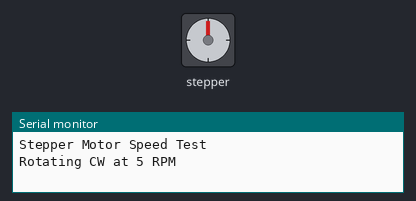
Bench run of a sketch on a simulated Arduino Uno, built with avr-gcc and run on an emulated ATmega328P. On the bench: stepper motor, the last lines printed to the serial monitor. Stepper angles assume 2048 steps per turn.

Above: at 0.15 s.
At 8.5 s:
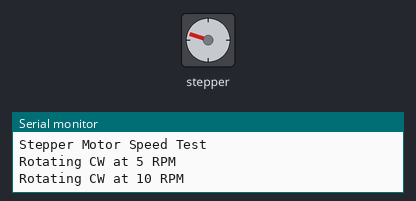
At 16.75 s:
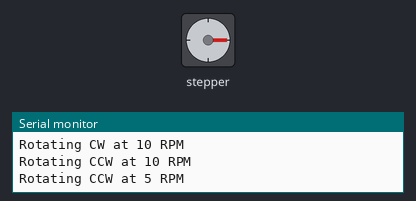
At 33.3 s:
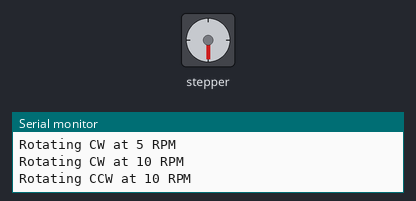
Timing chart, 0 to 40.0 s (numbered marks = the images above):
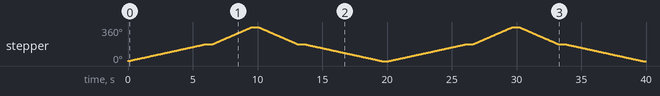

Measured:
- by itself, stepper: turns 180° clockwise in 6.0 s, then 180° clockwise in 3.0 s, then 180° counter-clockwise in 3.0 s, then 180° counter-clockwise in 6.0 s, and so on

The sketch:

eecit-exp-07-stepper-motor.ino
```cpp
// © 2025, Cognifront. Member of The IoT Kits Family.

//Experiment 7: Stepper Motor Control via Microcontroller

// Include the Stepper motor library
#include <Stepper.h>

// Define the number of steps per revolution for the stepper motor
// For a 28BYJ-48 stepper, it's typically 2048 steps per revolution (with gear reduction)
const int stepsPerRevolution = 2048;

// Create a Stepper object named myStepper
// Connected to digital pins 8, 9, 10, 11 (sequence matters!)
Stepper myStepper(stepsPerRevolution, 8, 10, 9, 11);

void setup() {
  // Start serial communication for debugging and monitoring
  Serial.begin(9600);
  Serial.println("Stepper Motor Speed Test"); // Initial message
}

void loop() {
  // Rotate clockwise (CW) at increasing speeds
  for (int spd = 5; spd <= 10; spd += 5) {
    Serial.print("Rotating CW at ");
    Serial.print(spd);
    Serial.println(" RPM");

    myStepper.setSpeed(spd);                        // Set stepper speed in RPM
    myStepper.step(stepsPerRevolution / 2);         // Rotate 1/2 revolution in CW direction
    delay(500);                                     // Short pause between speed changes
  }

  // Rotate counterclockwise (CCW) at decreasing speeds
  for (int spd = 10; spd >= 5; spd -= 5) {
    Serial.print("Rotating CCW at ");
    Serial.print(spd);
    Serial.println(" RPM");

    myStepper.setSpeed(spd);                        // Set stepper speed in RPM
    myStepper.step(-stepsPerRevolution / 2);        // Rotate 1/2 revolution in CCW direction
    delay(500);                                     // Short pause between speed changes
  }
}
```
